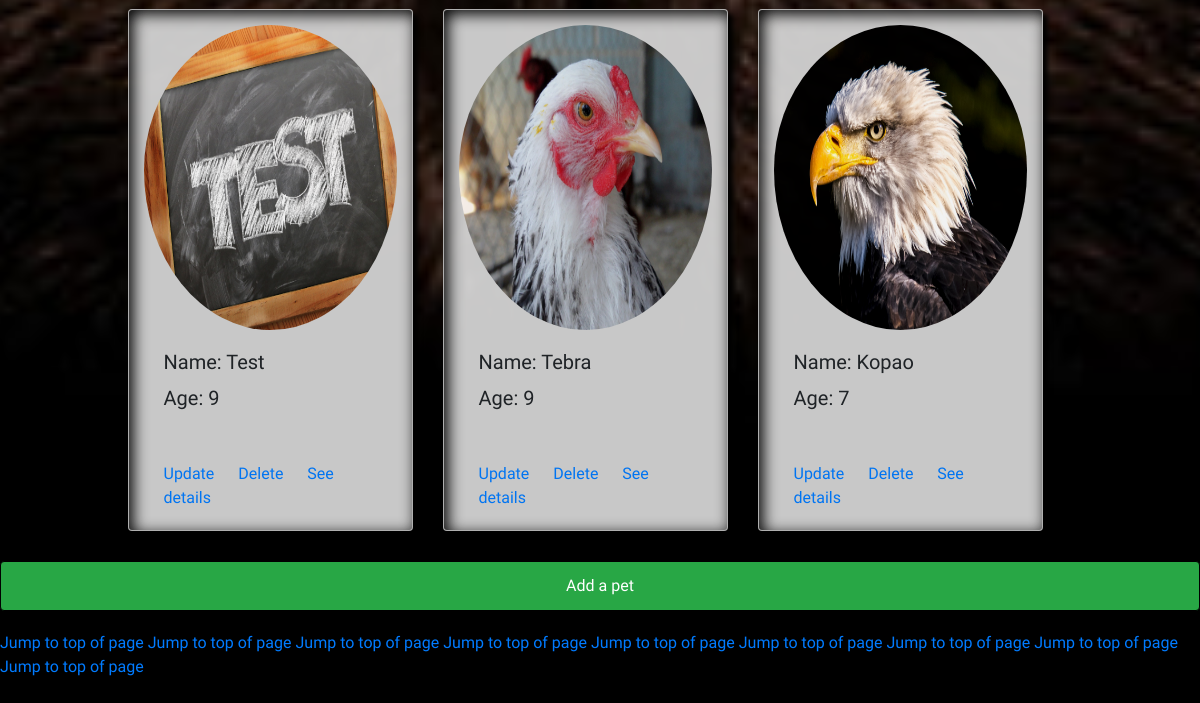
The app's page /crud_cr11/admin.php (signed in, lower part), older data.
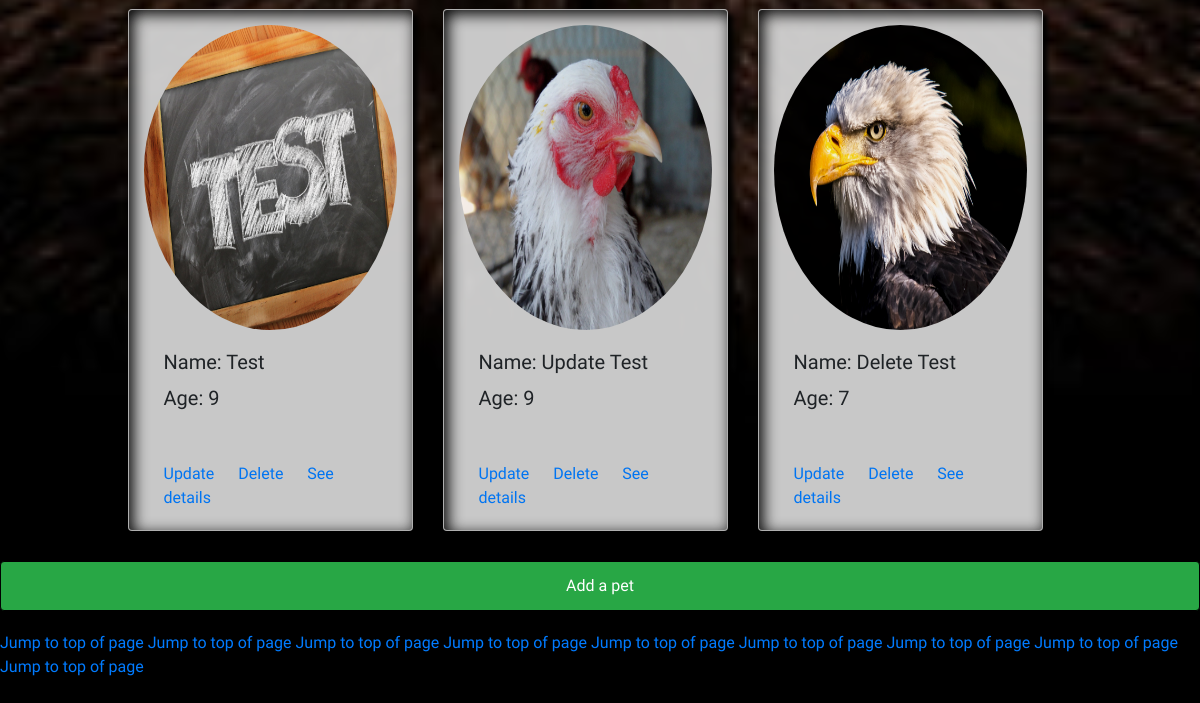
The same page, newer data.
### tables this page shows
CREATE TABLE `pets` (
  `id` int(11) NOT NULL,
  `image` varchar(255) DEFAULT NULL,
  `name` varchar(50) DEFAULT NULL,
  `age` int(10) DEFAULT NULL,
  `description` varchar(500) DEFAULT NULL,
  `hobbies` varchar(255) DEFAULT NULL,
  `size` varchar(50) DEFAULT NULL,
  `address` varchar(255) DEFAULT NULL,
  `zip` int(11) DEFAULT NULL,
  `city` varchar(50) DEFAULT NULL
);

### crud_cr11/admin.php (the view, shortened to what this page needs)
<!DOCTYPE html>
<html>
<head>
  <link rel="stylesheet" href="https://stackpath.bootstrapcdn.com/bootstrap/4.5.0/css/bootstrap.min.css">
  <link rel="stylesheet" href="https://cdnjs.cloudflare.com/ajax/libs/font-awesome/4.7.0/css/font-awesome.min.css">
</head>
<body><br><br>
<br><br>
    <div class="parallax_section parallax_image_first">
      <div class="row">
           <?php
           require_once "actions/db_connect.php";
            $sql = "SELECT * FROM pets";
                       $result = $connect->query($sql);
                        if($result->num_rows > 0) {
                            while($row = $result->fetch_assoc()) {
                               echo  "<div class='card col-sm-4 col-md-5 col-lg-3'>
                                              <img class='card-img-top' src='".$row['image']."' alt='Card image cap'>
                                            <div class='card-body'>
                                              <h5 class='card-title'>Name: ".$row['name']."</h5>
                                              <h5 class='card-title'>Age: ".$row['age']."</h5>
                                            </div>
                                            <div class='card-body'>
                                              <a href='update.php?id=".$row['id']. "'class='card-link'>Update</a>
                                              <a href='delete.php?id=".$row['id']. "'class='card-link'>Delete</a>
                                              <a href='details.php?id=".$row['id']. "'class='card-link'>See details</a>
                                            </div>
                                        </div>";
                           }
                       } else  {
                           echo  `<tr><td colspan='5'><center>No Data Avaliable</center></td></tr>`;
                       }
                       ?><br>
      </div>
  </div>
    <a href= "create.php"><button id="add" class="btn btn-success" type="button">Add a pet</button></a>
     <a class="jump" href="#">Jump to top of page</a>
     <a class="jump" href="#">Jump to top of page</a>
     <a class="jump" href="#">Jump to top of page</a>
     <a class="jump" href="#">Jump to top of page</a>
     <a class="jump" href="#">Jump to top of page</a>
     <a class="jump" href="#">Jump to top of page</a>
     <a class="jump" href="#">Jump to top of page</a>
     <a class="jump" href="#">Jump to top of page</a>
     <a class="jump" href="#">Jump to top of page</a>
     <br><br>
  </body>
</body>
</html>

Row changes from the older to the newer data that the page shows:
changed pets: name "Tebra" → "Update Test"
changed pets: name "Kopao" → "Delete Test"
